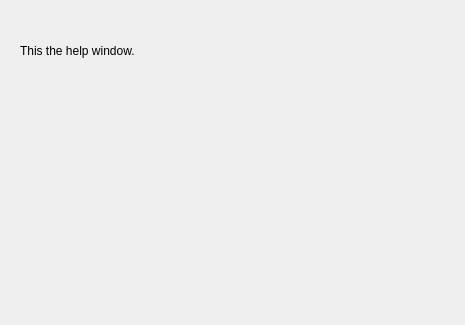
<?xml version="1.0" encoding="UTF-8"?>
<ui version="4.0">
 <class>Dialog</class>
 <widget class="QDialog" name="Dialog">
  <property name="geometry">
   <rect>
    <x>0</x>
    <y>0</y>
    <width>465</width>
    <height>325</height>
   </rect>
  </property>
  <property name="windowTitle">
   <string>Dialog</string>
  </property>
  <widget class="QLabel" name="label">
   <property name="geometry">
    <rect>
     <x>20</x>
     <y>10</y>
     <width>131</width>
     <height>81</height>
    </rect>
   </property>
   <property name="text">
    <string>This the help window.</string>
   </property>
  </widget>
 </widget>
 <resources/>
 <connections/>
</ui>
